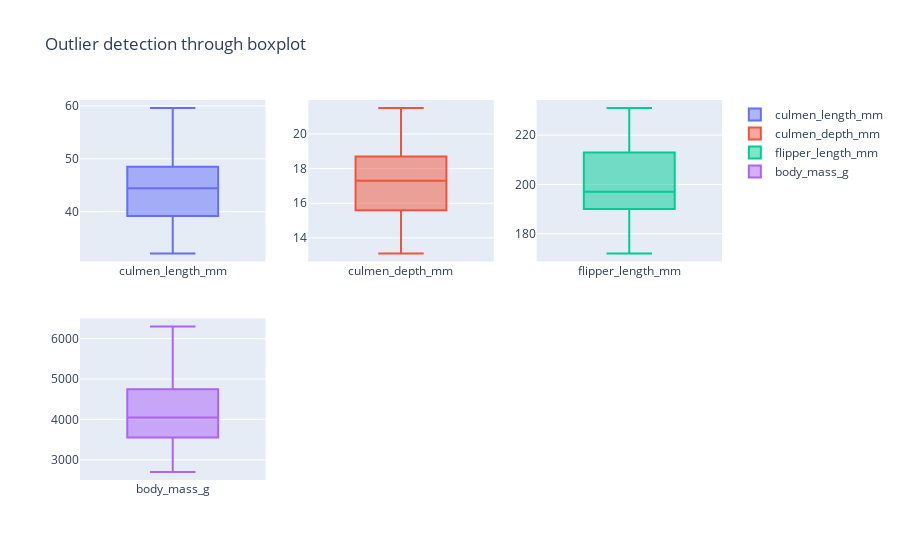

Notebook cell for this chart:
### Markdown cell above
**Handling Missing Values in Penguin Dataset: A Strategy Guide**

You have missing values in critical features of your penguin dataset: culmen length, depth, mass, and the categorical feature sex. Let's explore options for addressing these gaps through various techniques and their justifications:

Numerical Features (Culmen Length, Depth, Mass):
Mean Imputation:

Justification: Suitable for normally distributed features, replacing missing values with the average maintains central tendency.
Example: If culmen length follows a normal distribution, mean imputation offers a reasonable estimate based on typical beak length.
Drawback: May distort data if outliers are present and introduce bias towards the mean.
Median Imputation:

Justification: Robust to outliers and skewed distributions, replacing missing values with the middle value minimizes the influence of extreme values.
Example: For body mass with outliers, median imputation provides a safer estimate than mean.
Drawback: May not accurately represent central tendency with highly skewed distributions.
K-Nearest Neighbors (KNN):

Justification: A more sophisticated method predicting missing values based on similar data points in the K nearest neighbors.
Example: Captures complex relationships between features for accurate imputation, especially if distributions are non-normal.
Drawback: Requires choosing an appropriate K value and can be computationally expensive for large datasets.
Model-based Imputation:

Justification: Uses machine learning models like decision trees to predict missing values based on relationships with other features.
Example: Leverages additional predictors for more informed missing value estimates.
Drawback: Requires model training and may be susceptible to overfitting, especially with limited data.
Choosing the Right Technique:
Consider feature distribution (normality, skewness, outliers) to choose between mean, median, or advanced techniques.
Factor in data size; KNN and model-based imputation might be computationally expensive for large datasets.
Ensure compatibility with chosen analysis models.
Categorical Feature (Sex):
Mode Imputation:

Justification: Replaces missing values with the most frequent category, preserving the original distribution.
Example: Maintains observed gender proportions if "Male" is 80% and "Female" is 20%.
Drawback: May introduce bias towards the majority category.
"Missing" Category:

Justification: Creates a new category for missing values, highlighting missingness and avoiding specific gender assignment when information is absent.
Example: Allows differentiation between unknown sex and identified "Male" or "Female," useful for understanding missingness patterns.
Drawback: Increases the number of categories and requires handling the "Missing" category during analysis.
Choosing the Right Technique:
Consider analysis goals; use mode imputation if preserving gender distribution is crucial, and "Missing" category if understanding missingness is essential.
Ensure model compatibility; some algorithms may not handle missing categories directly.
Remember:
Explore reasons for missingness to inform your handling strategy.
Document your chosen technique for transparency and reproducibility.
Evaluate the impact of different techniques on analysis results.
By carefully considering these options and the specific context of your penguin data, you can effectively handle missing values and unlock reliable insights from your analysis.

### Code cell
# before filling null values, we need to check for outliers for numerical features
# using boxplot for it
df = penguins
fig = make_subplots(rows = 2, cols = 3)
row_no = col_no = 1

for col in df.columns:
    # only numerical fields are allowed and not "Object" or "Datatime" datatype
    if(df[col].dtype != "O"):
        fig.add_trace(
            go.Box(y=df[col], name = col),
            row = row_no,
            col = col_no,
        )
        col_no += 1
        if col_no % 4 == 0: # necessary calculations for correctly presenting subplots
            row_no = 2
            col_no = 1

fig.update_layout(title_text = "Outlier detection through boxplot")
fig.show()

### Figure 1 — Plotly figure (JSON) as saved in the notebook; plotly's stock layout.template omitted (floating-point values rounded to 4 significant figures; data arrays with more than 128 entries replaced by an {"elided": "..."} marker saying what was removed)
{"data": [{"name": "culmen_length_mm", "type": "box", "xaxis": "x", "y": {"elided": "344 float values"}, "yaxis": "y"}, {"name": "culmen_depth_mm", "type": "box", "xaxis": "x2", "y": {"elided": "344 float values"}, "yaxis": "y2"}, {"name": "flipper_length_mm", "type": "box", "xaxis": "x3", "y": {"elided": "344 int values"}, "yaxis": "y3"}, {"name": "body_mass_g", "type": "box", "xaxis": "x4", "y": {"elided": "344 int values"}, "yaxis": "y4"}], "layout": {"title": {"text": "Outlier detection through boxplot"}, "xaxis": {"anchor": "y", "domain": [0, 0.2889]}, "xaxis2": {"anchor": "y2", "domain": [0.3556, 0.6444]}, "xaxis3": {"anchor": "y3", "domain": [0.7111, 1]}, "xaxis4": {"anchor": "y4", "domain": [0, 0.2889]}, "xaxis5": {"anchor": "y5", "domain": [0.3556, 0.6444]}, "xaxis6": {"anchor": "y6", "domain": [0.7111, 1]}, "yaxis": {"anchor": "x", "domain": [0.575, 1]}, "yaxis2": {"anchor": "x2", "domain": [0.575, 1]}, "yaxis3": {"anchor": "x3", "domain": [0.575, 1]}, "yaxis4": {"anchor": "x4", "domain": [0, 0.425]}, "yaxis5": {"anchor": "x5", "domain": [0, 0.425]}, "yaxis6": {"anchor": "x6", "domain": [0, 0.425]}}}
